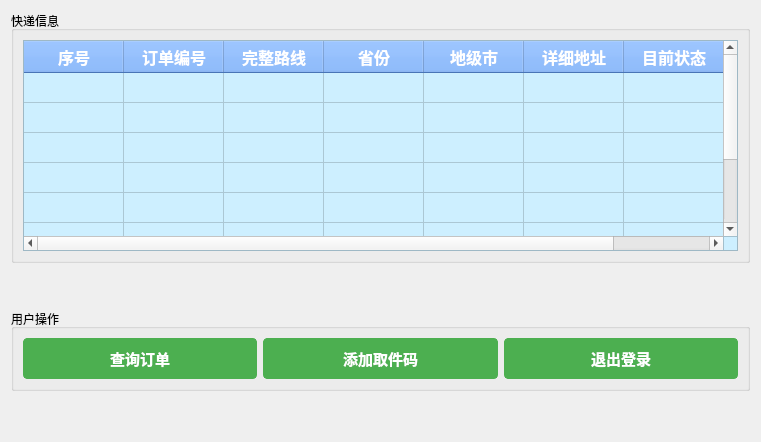
<?xml version="1.0" encoding="UTF-8"?>
<ui version="4.0">
 <class>postman_main</class>
 <widget class="QWidget" name="postman_main">
  <property name="geometry">
   <rect>
    <x>0</x>
    <y>0</y>
    <width>761</width>
    <height>442</height>
   </rect>
  </property>
  <property name="windowTitle">
   <string>快递员主界面</string>
  </property>
  <layout class="QVBoxLayout" name="verticalLayout">
   <item>
    <widget class="QGroupBox" name="groupBoxAddressBook">
     <property name="styleSheet">
      <string notr="true">
            QTableWidget {
                font: 14px &quot;幼圆&quot;;
                background-color: #cdefff;
            }

            QTableWidget::item {
                font: 14px &quot;幼圆&quot;;
            }

            QHeaderView {
                font: bold 16px &quot;幼圆&quot;;
            }

            QLabel {
                color: #333;
                font: 14px &quot;幼圆&quot;;
                font-weight: bold;
            }

            QLineEdit {
                padding: 8px;
                font-size: 14px;
                border: 1px solid #ccc;
                border-radius: 4px;
            }

            QTableWidget::item:selected {
                background-color: #a6a6a6;
            }

            QTableWidget QHeaderView::section {
                background-color: #65a3ff;
                color: white;
                font-weight: bold;
                font-size: 16px;
                 padding: 2px;
            }

            QTableWidget::item {
                padding: 10px;
            }

            QTableWidget::item[列名=&quot;详细地址&quot;] {
                width: 300px; /* Adjust the width as needed */
            }
        </string>
     </property>
     <property name="title">
      <string>快递信息</string>
     </property>
     <layout class="QHBoxLayout" name="horizontalLayoutAddressBook">
      <item>
       <widget class="QTableWidget" name="tableWidget">
        <attribute name="horizontalHeaderVisible">
         <bool>true</bool>
        </attribute>
        <attribute name="horizontalHeaderCascadingSectionResizes">
         <bool>false</bool>
        </attribute>
        <attribute name="verticalHeaderVisible">
         <bool>false</bool>
        </attribute>
        <row>
         <property name="text">
          <string/>
         </property>
        </row>
        <row>
         <property name="text">
          <string/>
         </property>
        </row>
        <row>
         <property name="text">
          <string/>
         </property>
        </row>
        <row>
         <property name="text">
          <string/>
         </property>
        </row>
        <row>
         <property name="text">
          <string/>
         </property>
        </row>
        <row>
         <property name="text">
          <string/>
         </property>
        </row>
        <row>
         <property name="text">
          <string/>
         </property>
        </row>
        <row>
         <property name="text">
          <string/>
         </property>
        </row>
        <column>
         <property name="text">
          <string>序号</string>
         </property>
        </column>
        <column>
         <property name="text">
          <string>订单编号</string>
         </property>
        </column>
        <column>
         <property name="text">
          <string>完整路线</string>
         </property>
        </column>
        <column>
         <property name="text">
          <string>省份</string>
         </property>
        </column>
        <column>
         <property name="text">
          <string>地级市</string>
         </property>
        </column>
        <column>
         <property name="text">
          <string>详细地址</string>
         </property>
        </column>
        <column>
         <property name="text">
          <string>目前状态</string>
         </property>
        </column>
       </widget>
      </item>
     </layout>
    </widget>
   </item>
   <item>
    <spacer name="verticalSpacer">
     <property name="orientation">
      <enum>Qt::Vertical</enum>
     </property>
     <property name="sizeType">
      <enum>QSizePolicy::Preferred</enum>
     </property>
     <property name="sizeHint" stdset="0">
      <size>
       <width>20</width>
       <height>40</height>
      </size>
     </property>
    </spacer>
   </item>
   <item>
    <layout class="QVBoxLayout" name="verticalLayoutButtons">
     <item>
      <widget class="QGroupBox" name="groupBoxActions">
       <property name="styleSheet">
        <string notr="true">
            QPushButton {
                padding: 8px 16px;
                font-size: 15px;
                font-weight: bold;
                border: 1px solid #4CAF50;
                border-radius: 4px;
                color: #fff;
                background-color: #4CAF50;
            }

            QPushButton:hover {
                background-color: #45a049;
                border: 1px solid #45a049;
            }

            QPushButton:pressed {
                background-color: #3e8e41;
            }
        </string>
       </property>
       <property name="title">
        <string>用户操作</string>
       </property>
       <layout class="QHBoxLayout" name="horizontalLayoutActions">
        <item>
         <widget class="QPushButton" name="searchBtn">
          <property name="styleSheet">
           <string notr="true"/>
          </property>
          <property name="text">
           <string>查询订单</string>
          </property>
         </widget>
        </item>
        <item>
         <widget class="QPushButton" name="addCodeBtn">
          <property name="text">
           <string>添加取件码</string>
          </property>
         </widget>
        </item>
        <item>
         <widget class="QPushButton" name="quitBtn">
          <property name="text">
           <string>退出登录</string>
          </property>
         </widget>
        </item>
       </layout>
      </widget>
     </item>
     <item>
      <layout class="QHBoxLayout" name="horizontalLayoutAddButton"/>
     </item>
    </layout>
   </item>
   <item>
    <spacer name="verticalSpacer_2">
     <property name="orientation">
      <enum>Qt::Vertical</enum>
     </property>
     <property name="sizeType">
      <enum>QSizePolicy::Preferred</enum>
     </property>
     <property name="sizeHint" stdset="0">
      <size>
       <width>20</width>
       <height>40</height>
      </size>
     </property>
    </spacer>
   </item>
  </layout>
 </widget>
 <resources/>
 <connections/>
</ui>
